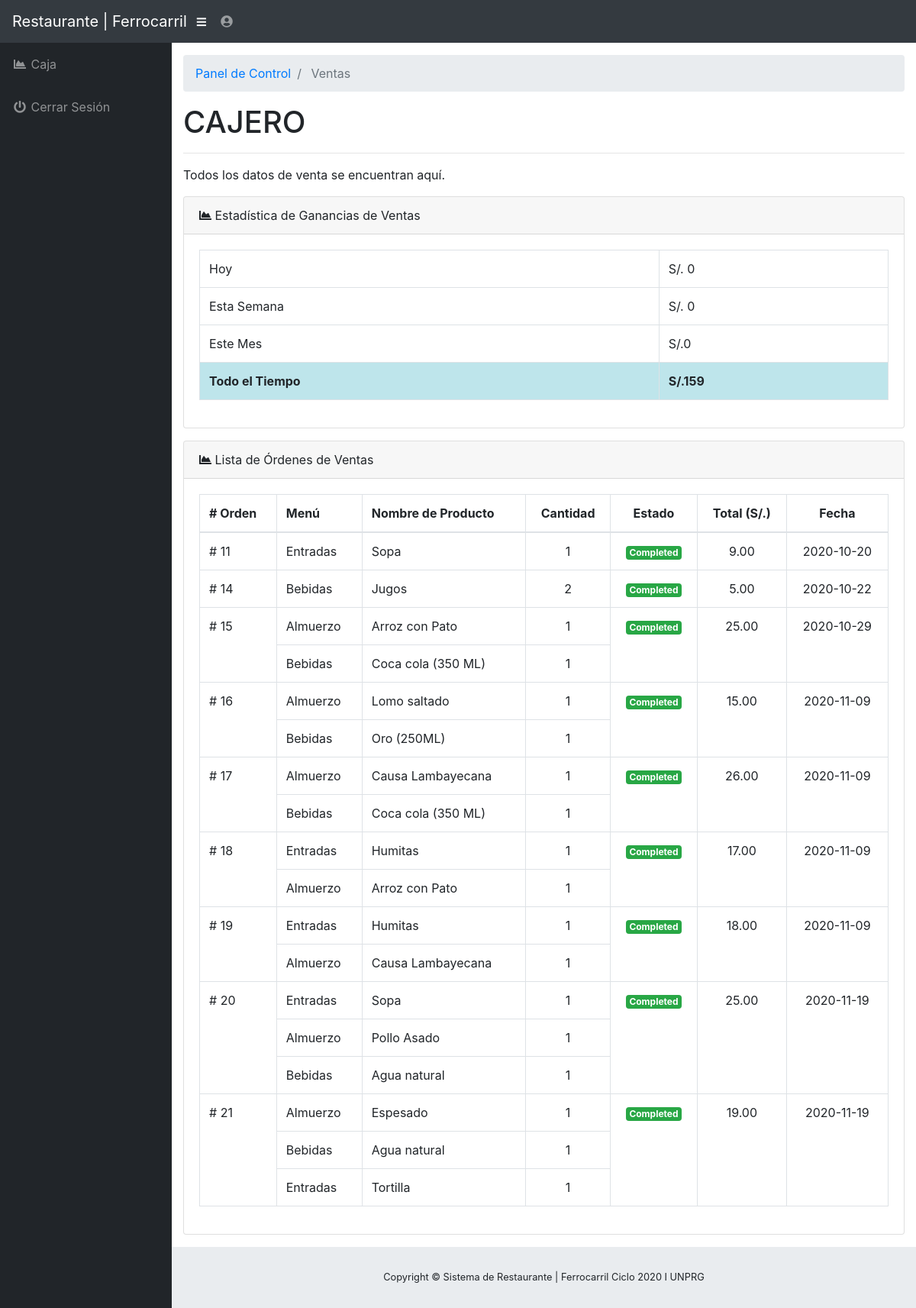
The app's page /admin/caja.php (signed in) with its own data.
### tables this page shows
CREATE TABLE `tbl_order` (
  `orderID` int(11) NOT NULL,
  `status` text NOT NULL,
  `total` decimal(15,2) NOT NULL,
  `order_date` date NOT NULL
);

CREATE TABLE `tbl_menu` (
  `menuID` int(11) NOT NULL,
  `menuName` varchar(25) NOT NULL
);

CREATE TABLE `tbl_menuitem` (
  `itemID` int(11) NOT NULL,
  `menuID` int(11) NOT NULL,
  `menuItemName` text NOT NULL,
  `price` decimal(15,2) NOT NULL
);

CREATE TABLE `tbl_orderdetail` (
  `orderID` int(11) NOT NULL,
  `orderDetailID` int(11) NOT NULL,
  `itemID` int(11) NOT NULL,
  `quantity` int(11) NOT NULL
);

### functions.php (called while the page is built, shortened)
<?php
	require("dbconnection.php");
	function getCountID($idnum,$id,$table) {
		global $sqlconnection;
		$query = "SELECT COUNT({$id}) AS {$id} from {$table} WHERE {$id}={$idnum}";
		if ($result = $sqlconnection->query($query)) {
			$res = $result->fetch_array();
			return $res[$id];
		}
		else {
			echo $sqlconnection->error;
			return null;
		}
	}
	function getSalesTotal($orderID) {
		global $sqlconnection;
		$total = null;
		$query = "SELECT total FROM tbl_order WHERE orderID = ".$orderID;
		if ($result = $sqlconnection->query($query)) {
			if ($res = $result->fetch_array()) {
				$total = $res[0];
				return $total;
			}
			return $total;
		}
		else {
			echo $sqlconnection->error;
			return null;
		}
	}
	function getSalesGrandTotal($duration) {
		global $sqlconnection;
		$total = 0;
		if ($duration == "ALLTIME") {
			$query = "
					SELECT SUM(total) as grandtotal
					FROM tbl_order
					";
		}
		else if ($duration == ("DAY" || "MONTH" || "WEEK")) {
			$query = "
					SELECT SUM(total) as grandtotal
					FROM tbl_order
					WHERE order_date > DATE_SUB(NOW(), INTERVAL 1 ".$duration.")
					";
		}
		else
			return null;
		if ($result = $sqlconnection->query($query)) {
			while ($res = $result->fetch_array(MYSQLI_ASSOC)) {
				$total+=$res['grandtotal'];
			}
			return $total;
		}
		else {
			echo $sqlconnection->error;
			return null;
		}
	}
?>

### admin/caja.php (the view, shortened to what this page needs)
<?php
  include("../functions.php");
?>
<!DOCTYPE html>
<html lang="es">
  <head>
    <link href="vendor/bootstrap/css/bootstrap.min.css" rel="stylesheet">
    <link href="vendor/fontawesome-free/css/all.min.css" rel="stylesheet" type="text/css">
    <link href="vendor/datatables/dataTables.bootstrap4.css" rel="stylesheet">
    <link href="css/sb-admin.css" rel="stylesheet">
  </head>
  <body id="page-top">
    <nav class="navbar navbar-expand navbar-dark bg-dark static-top">
      <a class="navbar-brand mr-1" href="index.php">Restaurante | Ferrocarril</a>
      <button class="btn btn-link btn-sm text-white order-1 order-sm-0" id="sidebarToggle" href="#">
        <i class="fas fa-bars"></i>
      </button>
      <ul class="navbar-nav ml-auto ml-md-0">
        <li class="nav-item dropdown no-arrow">
          <a class="nav-link dropdown-toggle" href="#" id="userDropdown" role="button" data-toggle="dropdown" aria-haspopup="true" aria-expanded="false">
            <i class="fas fa-user-circle fa-fw"></i>
          </a>
        </li>
      </ul>
    </nav>
    <div id="wrapper">
      <ul class="sidebar navbar-nav">
        <li class="nav-item">
          <a class="nav-link" href="caja.php">
            <i class="fas fa-fw fa-chart-area"></i>
            <span>Caja</span></a>
        </li>
        <li class="nav-item">
          <a class="nav-link" href="#" data-toggle="modal" data-target="#logoutModal">
            <i class="fas fa-fw fa-power-off"></i>
            <span>Cerrar Sesión</span>
          </a>
        </li>
      </ul>
      <div id="content-wrapper">
        <div class="container-fluid">
         <ol class="breadcrumb">
            <li class="breadcrumb-item">
              <a href="../staff/index.php">Panel de Control</a>
            </li>
            <li class="breadcrumb-item active"> Ventas</li>
          </ol>
          <h1>CAJERO</h1>
          <hr>
          <p>Todos los datos de venta se encuentran aquí.</p>
          <div class="card mb-3">
            <div class="card-header">
              <i class="fas fa-chart-area"></i>
              Estadística de Ganancias de Ventas
            </div>
            <div class="card-body">
               <table class="table table-bordered" width="100%" cellspacing="0">
                <tbody>
                  <tr>
                    <td>Hoy</td>
                    <td>S/. <?php echo getSalesGrandTotal("DAY"); ?></td>
                  </tr>
                  <tr>
                    <td>Esta Semana</td>
                    <td>S/. <?php echo getSalesGrandTotal("WEEK"); ?></td>
                  </tr>
                  <tr>
                    <td>Este Mes</td>
                    <td>S/.<?php echo getSalesGrandTotal("MONTH"); ?></td>
                  </tr>
                  <tr class="table-info">
                    <td><b>Todo el Tiempo</b></td>
                    <td><b>S/.<?php echo getSalesGrandTotal("ALLTIME"); ?></b></td>
                  </tr>
                </tbody>
              </table>
            </div>
          </div>
          <div class="card mb-3">
            <div class="card-header">
              <i class="fas fa-chart-area"></i>
              Lista de Órdenes de Ventas</div>
            <div class="card-body">
              <table id="tblCurrentOrder" class="table table-bordered" width="100%" cellspacing="0">
                    <thead>
                      <th># Orden</th>
                      <th>Menú</th>
                      <th>Nombre de Producto</th>
                      <th class='text-center'>Cantidad</th>
                      <th class='text-center'>Estado</th>
                      <th class='text-center'>Total (S/.)</th>
                      <th class='text-center'>Fecha</th>
                    </thead>
                    <tbody id="tblBodyCurrentOrder">
                      <?php
                      $displayOrderQuery =  "
                        SELECT o.orderID, m.menuName, OD.itemID,MI.menuItemName,OD.quantity,O.status,mi.price ,o.order_date
                        FROM tbl_order O
                        LEFT JOIN tbl_orderdetail OD
                        ON O.orderID = OD.orderID
                        LEFT JOIN tbl_menuitem MI
                        ON OD.itemID = MI.itemID
                        LEFT JOIN tbl_menu M
                        ON MI.menuID = M.menuID
                        ";
                      if ($orderResult = $sqlconnection->query($displayOrderQuery)) {
                        $currentspan = 0;
                        if ($orderResult->num_rows == 0) {
                          echo "<tr><td class='text-center' colspan='7' >Actualmente no hay pedido en este momento. </td></tr>";
                        }
                        else {
                          while($orderRow = $orderResult->fetch_array(MYSQLI_ASSOC)) {
                            $rowspan = getCountID($orderRow["orderID"],"orderID","tbl_orderdetail");
                            if ($currentspan == 0) {
                              $currentspan = $rowspan;
                            }
                            echo "<tr>";
                            if ($currentspan == $rowspan) {
                              echo "<td rowspan=".$rowspan."># ".$orderRow['orderID']."</td>";
                            }
                            echo "
                              <td>".$orderRow['menuName']."</td>
                              <td>".$orderRow['menuItemName']."</td>
                              <td class='text-center'>".$orderRow['quantity']."</td>
                            ";
                            if ($currentspan == $rowspan) {
                              $color = "badge";
                              switch ($orderRow['status']) {
                                case 'Completed':
                                  $color = "badge badge-success";
                                  break;
                              }
                              echo "<td class='text-center' rowspan=".$rowspan."><span class='{$color}'>".$orderRow['status']."</span></td>";
                              echo "<td rowspan=".$rowspan." class='text-center'>".getSalesTotal($orderRow['orderID'])."</td>";
                              echo "<td rowspan=".$rowspan." class='text-center'>".$orderRow['order_date']."</td>";
                            }
                            echo "</tr>";
                            $currentspan--;
                          }
                        }
                        }
                      ?>
                    </tbody>
              </table>
            </div>
            </div>
          </div>
        <footer class="sticky-footer">
          <div class="container my-auto">
            <div class="copyright text-center my-auto">
              <span>Copyright © Sistema de Restaurante | Ferrocarril Ciclo 2020 I UNPRG</span>
            </div>
          </div>
        </footer>
      </div>
    </div>
  </body>
</html>

### admin/css/sb-admin.css (style rules this page uses)
html { position: relative; min-height: 100%; }
body { height: 100%; }
#wrapper { display: -webkit-box; display: -ms-flexbox; display: flex; }
#wrapper #content-wrapper { overflow-x: hidden; width: 100%; padding-top: 1rem; padding-bottom: 80px; }
.navbar-nav .nav-item.dropdown .dropdown-toggle::after { width: 1rem; text-align: center; float: right; vertical-align: 0; border: 0; font-weight: 900; content: '\f105'; font-family: 'Font Awesome 5 Free'; }
.navbar-nav .nav-item.dropdown.no-arrow .dropdown-toggle::after { display: none; }
.sidebar { width: 90px !important; background-color: #212529; min-height: calc(100vh - 56px); }
.sidebar .nav-item:last-child { margin-bottom: 1rem; }
.sidebar .nav-item .nav-link { text-align: center; padding: 0.75rem 1rem; width: 90px; }
.sidebar .nav-item .nav-link span { font-size: 0.65rem; display: block; }
.sidebar .nav-item .nav-link { color: rgba(255, 255, 255, 0.5); }
@media (min-width: 768px) { .sidebar { width: 225px !important; } }
@media (min-width: 768px) { .sidebar .nav-item .nav-link { display: block; width: 100%; text-align: left; padding: 1rem; width: 225px; } }
@media (min-width: 768px) { .sidebar .nav-item .nav-link span { font-size: 1rem; display: inline; } }
:root { --input-padding-x: 0.75rem; --input-padding-y: 0.75rem; }
footer.sticky-footer { display: -webkit-box; display: -ms-flexbox; display: flex; position: absolute; right: 0; bottom: 0; width: calc(100% - 90px); height: 80px; background-color: #e9ecef; }
footer.sticky-footer .copyright { line-height: 1; font-size: 0.8rem; }
@media (min-width: 768px) { footer.sticky-footer { width: calc(100% - 225px); } }

### records on screen
tbl_order: orderID "11", tbl_menu.menuName "Entradas", tbl_menuitem.menuItemName "Sopa", tbl_orderdetail.quantity "1", status "Completed", getSalesTotal($orderRow['orderID']) "9.00", order_date "2020-10-20"
tbl_order: orderID "14", tbl_menu.menuName "Bebidas", tbl_menuitem.menuItemName "Jugos", tbl_orderdetail.quantity "2", status "Completed", getSalesTotal($orderRow['orderID']) "5.00", order_date "2020-10-22"
tbl_order: orderID "15", tbl_menu.menuName "Almuerzo", tbl_menuitem.menuItemName "Arroz con Pato", tbl_orderdetail.quantity "1", status "Completed", getSalesTotal($orderRow['orderID']) "25.00", order_date "2020-10-29", tbl_menu.menuName "Bebidas", tbl_menuitem.menuItemName "Coca cola (350 ML)"
tbl_order: orderID "16", tbl_menu.menuName "Almuerzo", tbl_menuitem.menuItemName "Lomo saltado", tbl_orderdetail.quantity "1", status "Completed", getSalesTotal($orderRow['orderID']) "15.00", order_date "2020-11-09", tbl_menu.menuName "Bebidas", tbl_menuitem.menuItemName "Oro (250ML)"
tbl_order: orderID "17", tbl_menu.menuName "Almuerzo", tbl_menuitem.menuItemName "Causa Lambayecana", tbl_orderdetail.quantity "1", status "Completed", getSalesTotal($orderRow['orderID']) "26.00", order_date "2020-11-09", tbl_menu.menuName "Bebidas", tbl_menuitem.menuItemName "Coca cola (350 ML)"
tbl_order: orderID "18", tbl_menu.menuName "Entradas", tbl_menuitem.menuItemName "Humitas", tbl_orderdetail.quantity "1", status "Completed", getSalesTotal($orderRow['orderID']) "17.00", order_date "2020-11-09", tbl_menu.menuName "Almuerzo", tbl_menuitem.menuItemName "Arroz con Pato"
tbl_order: orderID "19", tbl_menu.menuName "Entradas", tbl_menuitem.menuItemName "Humitas", tbl_orderdetail.quantity "1", status "Completed", getSalesTotal($orderRow['orderID']) "18.00", order_date "2020-11-09", tbl_menu.menuName "Almuerzo", tbl_menuitem.menuItemName "Causa Lambayecana"
tbl_order: orderID "20", tbl_menu.menuName "Entradas", tbl_menuitem.menuItemName "Sopa", tbl_orderdetail.quantity "1", status "Completed", getSalesTotal($orderRow['orderID']) "25.00", order_date "2020-11-19", tbl_menu.menuName "Almuerzo", tbl_menuitem.menuItemName "Pollo Asado", tbl_menu.menuName "Bebidas", tbl_menuitem.menuItemName "Agua natural"
tbl_order: orderID "21", tbl_menu.menuName "Almuerzo", tbl_menuitem.menuItemName "Espesado", tbl_orderdetail.quantity "1", status "Completed", getSalesTotal($orderRow['orderID']) "19.00", order_date "2020-11-19", tbl_menu.menuName "Bebidas", tbl_menuitem.menuItemName "Agua natural", tbl_menu.menuName "Entradas", tbl_menuitem.menuItemName "Tortilla"

### other values on screen
getSalesGrandTotal("DAY") "0"
getSalesGrandTotal("WEEK") "0"
getSalesGrandTotal("MONTH") "0"
getSalesGrandTotal("ALLTIME") "159"
